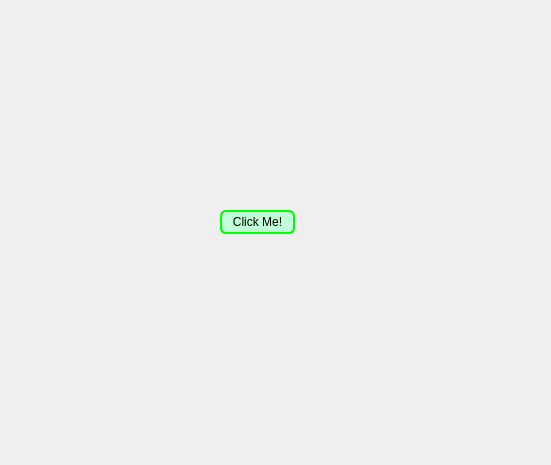
<?xml version="1.0" encoding="UTF-8"?>
<ui version="4.0">
 <class>Form</class>
 <widget class="QWidget" name="Form">
  <property name="geometry">
   <rect>
    <x>0</x>
    <y>0</y>
    <width>551</width>
    <height>465</height>
   </rect>
  </property>
  <property name="windowTitle">
   <string>Form</string>
  </property>
  <widget class="QPushButton" name="pushButton">
   <property name="geometry">
    <rect>
     <x>220</x>
     <y>210</y>
     <width>75</width>
     <height>24</height>
    </rect>
   </property>
   <property name="styleSheet">
    <string notr="true">QPushButton {

    background-color: rgb(193, 255, 216);

    border-width: 2px;

    border-radius: 6;

    border-color: lime;

    border-style: solid;

    padding: 2px;

    min-height: 2.5ex;

    min-width: 10ex;

}

QPushButton:hover {

    background-color: rgb(170, 255, 127);

}

QPushButton:pressed {

    background-color: rgb(170, 255, 127);

    font: bold;

}</string>
   </property>
   <property name="text">
    <string>Click Me!</string>
   </property>
  </widget>
 </widget>
 <resources/>
 <connections/>
</ui>
